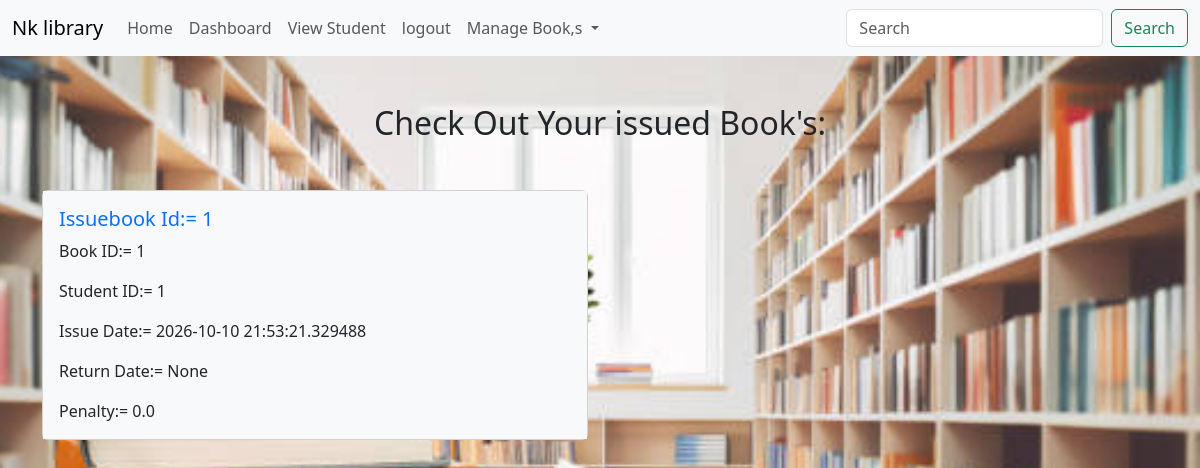
Before: /issued with the older database file.
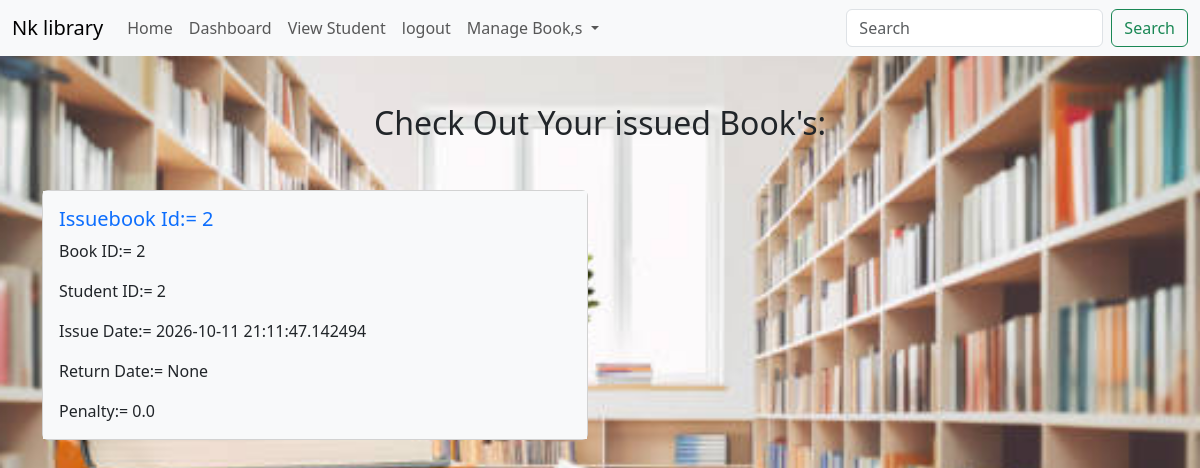
After: the same page with the newer database file.
### library.py (models this page shows, shortened)
class IssueBook(db.Model):
   __tablename__="IssueBooks"
   id=db.Column(db.Integer, primary_key=True)
   student_id=db.Column(db.Integer, ForeignKey('student.id'), nullable=False)
   book_id=db.Column(db.Integer, ForeignKey('book.id'), nullable=False)
   issue_date=db.Column(db.DateTime, default=datetime.utcnow, nullable=False)
   return_date=db.Column(db.DateTime, nullable=True)
   penalty=db.Column(db.Float, default=0.0)

### library.py (the view)
@library.route("/issued",methods=["GET","POST"])
def issued():
   q = request.args.get("q", "").strip()
   if q:
      issue_filter = or_(
         Book.Title.ilike(f"%{q}%"),
         Book.Author.ilike(f"%{q}%"),
         Student.name.ilike(f"%{q}%"),
         Student.email.ilike(f"%{q}%")
      )
      if q.isdigit():
         val = int(q)
         issue_filter = or_(issue_filter, IssueBook.id == val, IssueBook.book_id == val, IssueBook.student_id == val, Student.Roll_no == val)
      issuebooks = IssueBook.query.join(Book).join(Student).filter(issue_filter).all()
   else:
      issuebooks = IssueBook.query.all()
   return render_template('issued.html', issuebooks=issuebooks, q=q)

### library.py (called while the page is built)
@library.before_request
def handle_global_search():
   if request.method == "GET":
      q = request.args.get("q", "").strip()
      if q and request.endpoint not in ["view_book", "view_student", "issued", "Issue_book", "search", "static"]:
         return redirect(url_for("search", q=q))

### templates/issued.html
{% extends "base.html" %}
{% block content %}
<div class="container ">
    <h2 class="text-center my-5">
        Check Out Your issued Book's:
    </h2>
   <div class="row">
    {% for issuebook in issuebooks %}
  <div class="col-sm-6 mb-3 mb-sm-0">
    <div class="card">
      <div class="card-body bg-light">
        <h5 class="card-title text-primary">Issuebook Id:= {{issuebook.id}}</h5>
        <p class="card-text">Book ID:= {{issuebook.book_id}}</p>
        <p class="card-text">Student ID:= {{issuebook.student_id}}</p>
        <p class="card-text">Issue Date:= {{issuebook.issue_date}}</p>
        <p class="card-text">Return Date:= {{issuebook.return_date}}</p>
        <p class="card-text">Penalty:= {{issuebook.penalty}}</p>
      </div>
    </div>
  </div>
{% else %}
  <div class="col-12">
    <p class="text-center text-muted">No issued book records found.</p>
  </div>
{% endfor %}
{% endblock %}

### templates/base.html (shortened to what this page needs)
<!doctype html>
<html lang="en">
  <head>
    <link href="https://cdn.jsdelivr.net/npm/bootstrap@5.3.8/dist/css/bootstrap.min.css" rel="stylesheet">
  </head>
  <body style="background-image: url('static/image/library.jpg'); background-repeat: no-repeat; background-position: center; background-size: cover; background-attachment: fixed;">
    <nav class="navbar navbar-expand-lg bg-body-tertiary">
  <div class="container-fluid">
    <a class="navbar-brand" href="#">Nk library</a>
    <div class="collapse navbar-collapse" id="navbarSupportedContent">
      <ul class="navbar-nav me-auto mb-2 mb-lg-0">
        <li class="nav-item">
          <a class="nav-link" href="{{ url_for('home') }}">Home</a>
        </li>
        <li class="nav-item">
          <a class="nav-link" href="{{ url_for('index1') }}">Dashboard</a>
        </li>
        <li class="nav-item">
          <a class="nav-link" href="{{ url_for('view_student') }}">View Student</a>
        </li>
        <li class="nav-item">
          <a class="nav-link" href="{{ url_for('logout') }}">logout</a>
        </li>
       <li class="nav-item dropdown">
          <a class="nav-link dropdown-toggle" href="#" role="button" data-bs-toggle="dropdown" aria-expanded="false">
            Manage Book,s
          </a>
        </li>
      </ul>
      <form class="d-flex" role="search" method="GET" action="">
        <input class="form-control me-2" type="search" name="q" placeholder="Search" aria-label="Search" value="{{ request.args.get('q', '') }}"/>
        <button class="btn btn-outline-success" type="submit">Search</button>
      </form>
    </div>
  </div>
</nav>
{% block content %}
{% endblock %}
  </body>
</html>

Changed rows visible on the page:
removed IssueBook: id "1", book_id "1", student_id "1", issue_date "2026-10-10 21:53:21.329488", return_date "None", penalty "0.0"
added IssueBook: id "2", book_id "2", student_id "2", issue_date "2026-10-11 21:11:47.142494", return_date "None", penalty "0.0"
